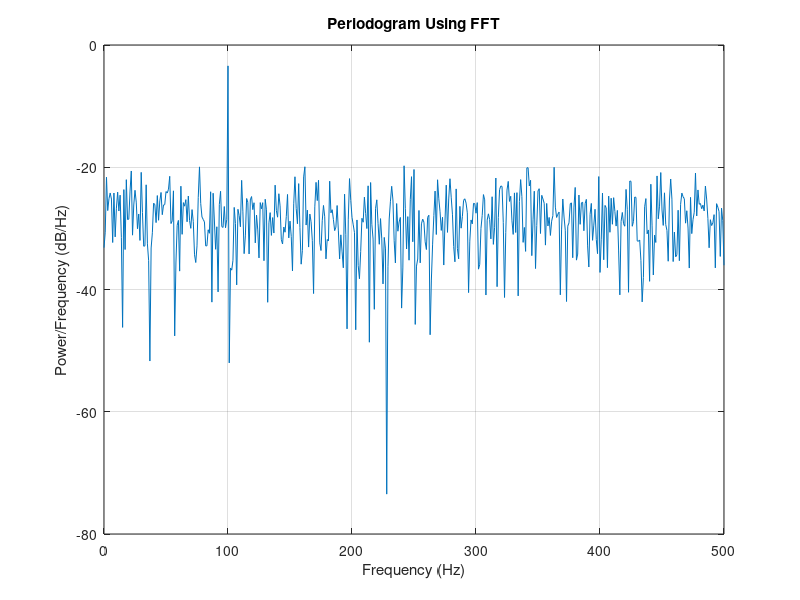

Write MATLAB code to recreate this figure.
rng default
Fs = 1000;
t = 0:1/Fs:1-1/Fs;
x = cos(2*pi*100*t) + randn(size(t));
N = length(x);
xdft = fft(x);
xdft = xdft(1:N/2+1);
psdx = (1/(Fs*N)) * abs(xdft).^2;
psdx(2:end-1) = 2*psdx(2:end-1);
freq = 0:Fs/length(x):Fs/2;
plot(freq,10*log10(psdx))
grid on
title('Periodogram Using FFT')
xlabel('Frequency (Hz)')
ylabel('Power/Frequency (dB/Hz)')
%plot the same with periodogram function
%periodogram(x,rectwin(length(x)),length(x),Fs)
